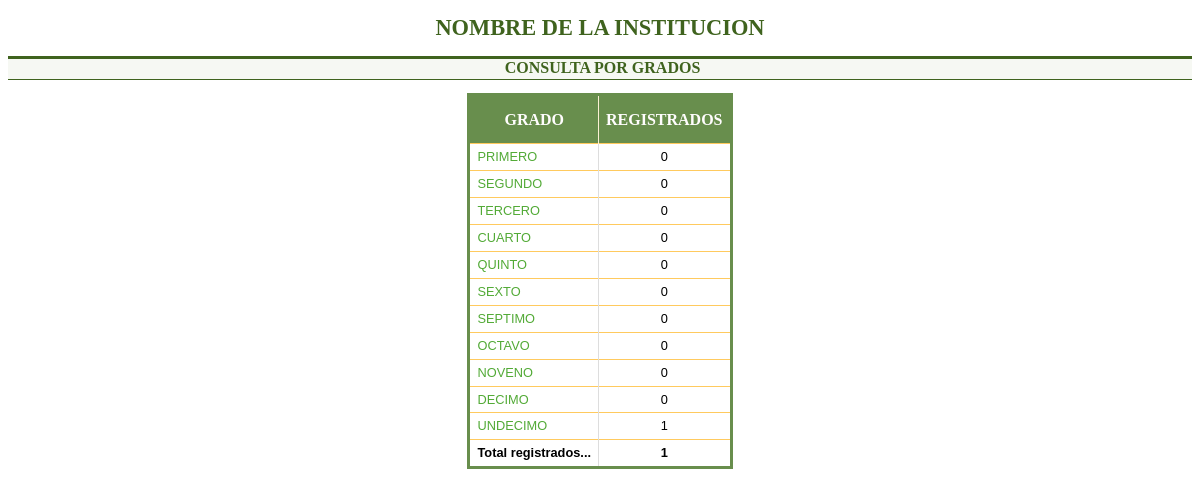
Page /administrador/general.php (signed in) on the committed database.
### tables this page shows
CREATE TABLE IF NOT EXISTS `general` (
  `id` int(11) NOT NULL AUTO_INCREMENT,
  `institucion` varchar(100) NOT NULL,
  `descripcion` varchar(100) NOT NULL,
  `activo` varchar(1) NOT NULL,
  `clave` varchar(1) NOT NULL,
  PRIMARY KEY (`id`)
);

CREATE TABLE IF NOT EXISTS `grados` (
  `id` int(11) NOT NULL AUTO_INCREMENT,
  `grado` varchar(15) NOT NULL,
  PRIMARY KEY (`id`)
);

### administrador/general.php (the view, shortened to what this page needs)
<?php
$link=conectarse();
$estado=mysql_query("select * from general",$link);
$leer= mysql_fetch_array($estado);
if(isset($_COOKIE['VotaDatAdmin'])) {
	echo '<!DOCTYPE html PUBLIC "-//W3C//DTD XHTML 1.0 Transitional//EN" "http://www.w3.org/TR/xhtml1/DTD/xhtml1-transitional.dtd">';
	echo '<html>';
	echo '<head>';
	echo '<link href="../estilo4.css" rel="stylesheet" type="text/css" />';
	echo '</head>';
	echo '<body>';
	echo '<h1>'.$leer['institucion'].'</h1>';
	echo '<h2>CONSULTA POR GRADOS</h2>';
	echo '<div align="center">';
	echo '<table>';
	echo '<thead><tr><th>GRADO</th><th>REGISTRADOS</th></tr></thead>';
	$ContReg=0;
	$resp=mysql_query("select * from grados",$link);
	while($row = mysql_fetch_array($resp)) {
		$resp2=mysql_query(sprintf("select count(estudiantes.id) from estudiantes where grado=%d",$row['id']),$link);
		$row2 = mysql_fetch_array($resp2);
		echo '<tr>';
		echo '<td><a href="consulta.php?id='.$row['id'].'" title="Clic para consultar '.$row['grado'].'">'.$row['grado'].'</a></td>';
		echo '<td class="cen">'.$row2[0].'</td></tr>';
		$ContReg=$ContReg+$row2[0];
	}
		echo '<tr>';
		echo '<td><strong>Total registrados...</strong></td>';
		echo '<td class="cen"><strong>'.$ContReg.'</strong></td></tr>';
		echo '</table>';
		echo '</div>';
	echo '</body>';
	echo '</html>';
}
else {
        include_once("encabezado.html");
        echo '<table>';
        echo '<tr><td class="cen"><strong>Su sesión ha finalizado, por favor vuelva a ingresar al sistema</strong></td></tr>';
        echo '</table></div></body></html>';
}
?>

### estilo4.css (style rules this page uses)
h1 { color: #3f631e; font-size: 1.4em; text-align:center; text-decoration: none; }
h2 { color: #3f631e; text-align: center; font-size: 1em; border-top: 3px solid #3f631e; border-bottom: 1px solid #3f631e; background-color: #F6F8F3; padding: 0 0 2px 5px; }
table { margin: 5px 5px 5px 5px ; text-align: left; border-collapse:collapse; border:3px solid #688e4d; }
thead th { background-color:#688e4d; height: 47px; color: #fffdfd; font-size: 12pt; font-weight: bold; padding: 0px 7px; margin: 20px 0px 0px; text-align: center; border-right: 1px solid #FCF1D4; }
.cen { text-align: center; }
tbody th,td { font-size: 0.8em; line-height: 1.4em; font-family: Arial, Helvetica, sans-serif; color: #000; padding: 4px 7px; border-top: 1px solid #FFCA5E; border-right: 1px solid #DDDDDD; text-align: justify; }

### rows in the picture
general: institucion "NOMBRE DE LA INSTITUCION"
grados: grado "PRIMERO", row2 "0"
grados: grado "SEGUNDO", row2 "0"
grados: grado "TERCERO", row2 "0"
grados: grado "CUARTO", row2 "0"
grados: grado "QUINTO", row2 "0"
grados: grado "SEXTO", row2 "0"
grados: grado "SEPTIMO", row2 "0"
grados: grado "OCTAVO", row2 "0"
grados: grado "NOVENO", row2 "0"
grados: grado "DECIMO", row2 "0"
grados: grado "UNDECIMO", row2 "1"

### other values in the picture
$ContReg "1"
